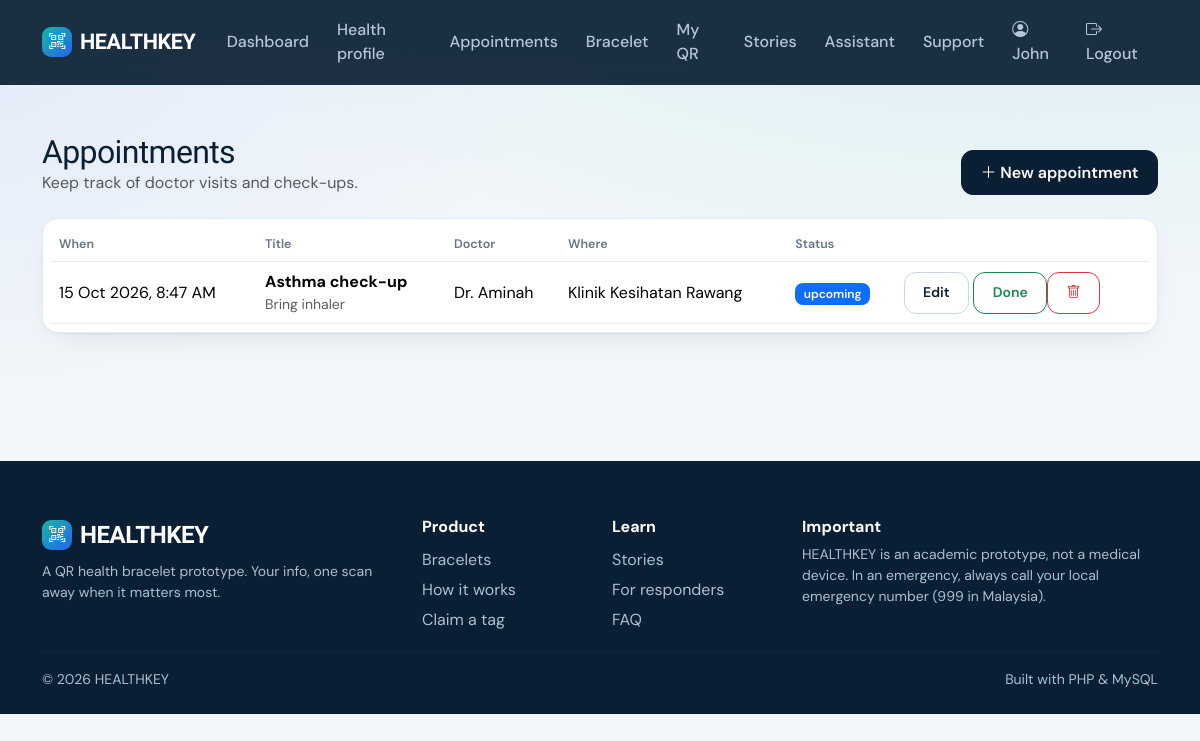
The page /appointments.php (signed in) on the database its author committed.
### tables this page shows
CREATE TABLE users(id INT AUTO_INCREMENT PRIMARY KEY,name VARCHAR(100) NOT NULL,email VARCHAR(150) NOT NULL UNIQUE,password VARCHAR(255) NOT NULL,phone VARCHAR(30),role ENUM('user','admin','superadmin') NOT NULL DEFAULT 'user',is_active TINYINT DEFAULT 1,created_at TIMESTAMP DEFAULT CURRENT_TIMESTAMP,updated_at TIMESTAMP DEFAULT CURRENT_TIMESTAMP ON UPDATE CURRENT_TIMESTAMP);

CREATE TABLE IF NOT EXISTS appointments(id INT AUTO_INCREMENT PRIMARY KEY,user_id INT NOT NULL,title VARCHAR(120) NOT NULL,doctor_name VARCHAR(100),location VARCHAR(150),appointment_date DATETIME NOT NULL,notes TEXT,status ENUM('upcoming','completed','cancelled') NOT NULL DEFAULT 'upcoming',created_at TIMESTAMP DEFAULT CURRENT_TIMESTAMP,updated_at TIMESTAMP DEFAULT CURRENT_TIMESTAMP ON UPDATE CURRENT_TIMESTAMP,INDEX(user_id,appointment_date),FOREIGN KEY(user_id) REFERENCES users(id) ON DELETE CASCADE);

### includes/database.php (called while the page is built)
<?php
function db(){static $p;if(!$p){$p=new PDO('mysql:host='.DB_HOST.';dbname='.DB_NAME.';charset=utf8mb4',DB_USER,DB_PASS,[PDO::ATTR_ERRMODE=>PDO::ERRMODE_EXCEPTION,PDO::ATTR_DEFAULT_FETCH_MODE=>PDO::FETCH_ASSOC]);}return $p;}
function q($sql,$a=[]){$s=db()->prepare($sql);$s->execute($a);return $s;}

### includes/auth.php (called while the page is built, shortened)
<?php
function user(){static $u=false;if($u===false){$u=!empty($_SESSION['uid'])?q('SELECT * FROM users WHERE id=? AND is_active=1',[$_SESSION['uid']])->fetch():null;}return $u?:null;}
function require_login(){if(!user())redirect('login.php');}

### includes/functions.php (called while the page is built, shortened)
<?php
function e($v){return htmlspecialchars((string)$v,ENT_QUOTES,'UTF-8');}

### appointments.php (the view, shortened to what this page needs)
<?php require 'includes/bootstrap.php'; require_login(); $u=user();
$uid=$u['id'];$ST=['upcoming','completed','cancelled'];
$edit=isset($_GET['edit'])?q('SELECT * FROM appointments WHERE id=? AND user_id=?',[(int)$_GET['edit'],$uid])->fetch():null;
$show=isset($_GET['new'])||$edit;$v=$edit?:['id'=>0,'title'=>'','doctor_name'=>'','location'=>'','appointment_date'=>'','notes'=>''];
$rows=q('SELECT * FROM appointments WHERE user_id=? ORDER BY appointment_date DESC',[$uid])->fetchAll();
$title='Appointments'; require 'includes/header.php';$badge=['upcoming'=>'bg-primary','completed'=>'bg-success','cancelled'=>'bg-secondary'];?>
<div class="page-head"><div><h2 class="mb-0">Appointments</h2><span class="text-muted">Keep track of doctor visits and check-ups.</span></div><?php if(!$show):?><a class="btn btn-primary" href="?new=1"><i class="bi bi-plus-lg"></i> New appointment</a><?php endif;?></div>
<div class="card p-2"><div class="table-responsive"><table class="table align-middle mb-0"><tr><th>When</th><th>Title</th><th>Doctor</th><th>Where</th><th>Status</th><th></th></tr>
<?php foreach($rows as $r):?><tr><td class="text-nowrap"><?=e(date('j M Y, g:i A',strtotime($r['appointment_date'])))?></td><td><b><?=e($r['title'])?></b><?php if($r['notes']):?><div class="small text-muted"><?=e($r['notes'])?></div><?php endif;?></td><td><?=e($r['doctor_name']?:'—')?></td><td><?=e($r['location']?:'—')?></td><td><span class="badge <?=$badge[$r['status']]?>"><?=e($r['status'])?></span></td>
<td class="text-nowrap"><a class="btn btn-sm btn-outline-primary" href="?edit=<?=$r['id']?>">Edit</a>
<?php if($r['status']==='upcoming'):?><form method="post" class="d-inline"><button class="btn btn-sm btn-outline-success">Done</button></form><?php endif;?>
<form method="post" class="d-inline" onsubmit="return confirm('Delete this appointment?')"><button class="btn btn-sm btn-outline-danger"><i class="bi bi-trash"></i></button></form></td></tr><?php endforeach;?>
<?php if(!$rows):?><tr><td colspan="6" class="text-center text-muted py-4">No appointments yet. Add your first one.</td></tr><?php endif;?></table></div></div>
<?php require 'includes/footer.php';

### includes/header.php (shortened to what this page needs)
<?php require_once __DIR__.'/bootstrap.php'; $u=user(); $title=$title??'HEALTHKEY'; ?>
<!doctype html><html lang="en"><head><meta charset="utf-8"><meta name="viewport" content="width=device-width,initial-scale=1">
<link href="https://cdn.jsdelivr.net/npm/bootstrap@5.3.3/dist/css/bootstrap.min.css" rel="stylesheet">
<link href="https://cdn.jsdelivr.net/npm/bootstrap-icons@1.11.3/font/bootstrap-icons.css" rel="stylesheet">
<link href="<?=BASE_URL?>/assets/css/style.css" rel="stylesheet"></head><body>
<nav class="navbar navbar-expand-lg navbar-dark hk-nav"><div class="container">
<a class="navbar-brand text-white" href="<?=BASE_URL?>/"><span class="brand-dot"><i class="bi bi-qr-code-scan"></i></span>HEALTHKEY</a>
<div class="collapse navbar-collapse" id="n"><ul class="navbar-nav ms-auto align-items-lg-center">
<?php if($u&&in_array($u['role'],['admin','superadmin'])):?><li class="nav-item"><a class="nav-link" href="<?=BASE_URL?>/admin/"><?=$u['role']==='superadmin'?'Owner panel':'Admin panel'?> <span class="hk-badge" data-b="all" style="display:none">0</span></a></li>
<?php elseif($u):?>
<li class="nav-item"><a class="nav-link" href="<?=BASE_URL?>/dashboard.php">Dashboard</a></li>
<li class="nav-item"><a class="nav-link" href="<?=BASE_URL?>/health-profile.php">Health profile</a></li>
<li class="nav-item"><a class="nav-link" href="<?=BASE_URL?>/appointments.php">Appointments</a></li><li class="nav-item"><a class="nav-link" href="<?=BASE_URL?>/product.php">Bracelet</a></li>
<li class="nav-item"><a class="nav-link" href="<?=BASE_URL?>/my-qr.php">My QR</a></li>
<li class="nav-item"><a class="nav-link" href="<?=BASE_URL?>/stories.php">Stories</a></li><li class="nav-item"><a class="nav-link" href="<?=BASE_URL?>/chatbot.php">Assistant</a></li><li class="nav-item"><a class="nav-link" href="<?=BASE_URL?>/support.php">Support <span class="hk-badge" style="display:none">0</span></a></li>
<?php endif; if($u):?><?php if($u['role']==='user'):?><li class="nav-item"><a class="nav-link" href="<?=BASE_URL?>/profile.php"><i class="bi bi-person-circle"></i> <?=e(explode(' ',$u['name'])[0])?></a></li><?php endif;?><li class="nav-item"><a class="nav-link" href="<?=BASE_URL?>/logout.php"><i class="bi bi-box-arrow-right"></i> Logout</a></li>
<?php endif;?>
</ul></div></div></nav><main class="container py-4 py-lg-5" id="top"><?=flash()?>

### assets/css/style.css (style rules this page uses)
:root { --ink:#0A1F33;--ink2:#12324F;--teal:#14B8A6;--teal-d:#0D9488;--blue:#2563EB;--alert:#F0484B;--paper:#F2F6FA;--line:#E3EAF1;--mute:#64748B;--r:16px }
* { -webkit-font-smoothing:antialiased }
body { font-family:'DM Sans',system-ui,sans-serif;background:var(--paper);color:var(--ink);background-image:radial-gradient(900px 400px at 85% -100px,rgba(20,184,166,.13),transparent),radial-gradient(700px 400px at -10% 0,rgba(37,99,235,.09),transparent);background-repeat:no-repeat }
h1,h2,h3,h4,h5,.navbar-brand,.stat { font-family:'Bricolage Grotesque','DM Sans',sans-serif;letter-spacing:-.02em }
a { color:var(--blue) }
.hk-nav { background:rgba(10,31,51,.92)!important;backdrop-filter:blur(10px);position:sticky;top:0;z-index:50;padding:.7rem 0 }
.navbar-brand { font-weight:800;font-size:1.35rem;display:flex;align-items:center;gap:.5rem }
.brand-dot { width:30px;height:30px;border-radius:9px;background:linear-gradient(135deg,var(--teal),var(--blue));display:grid;place-items:center;font-size:1rem }
.hk-nav .nav-link { color:#b8c7d6!important;font-weight:500;border-radius:10px;padding:.45rem .8rem!important;margin-left:.15rem }
.card { background:#fff;border:1px solid var(--line);border-radius:var(--r);box-shadow:0 1px 2px rgba(10,31,51,.04),0 12px 32px -18px rgba(10,31,51,.18) }
.btn { border-radius:12px;font-weight:600;padding:.6rem 1.15rem;transition:transform .15s,box-shadow .15s,background .15s }
.btn-primary { background:var(--ink);border-color:var(--ink) }
.btn-outline-primary { color:var(--ink);border-color:#c9d6e3 }
.badge { border-radius:8px;padding:.4em .7em;font-weight:600 }
.table { --bs-table-bg:transparent }
.table th { font-size:.78rem;color:var(--mute);font-weight:600;border-bottom:1.5px solid var(--line) }
.table td { border-color:var(--line) }
.page-head { display:flex;justify-content:space-between;align-items:end;margin-bottom:1.4rem;flex-wrap:wrap;gap:.5rem }

### rows shown on the page
users: name "John"
appointments: appointment_date "15 Oct 2026, 8:47 AM", title "Asthma check-up", notes "Bring inhaler", doctor_name "Dr. Aminah", location "Klinik Kesihatan Rawang", status "upcoming"
